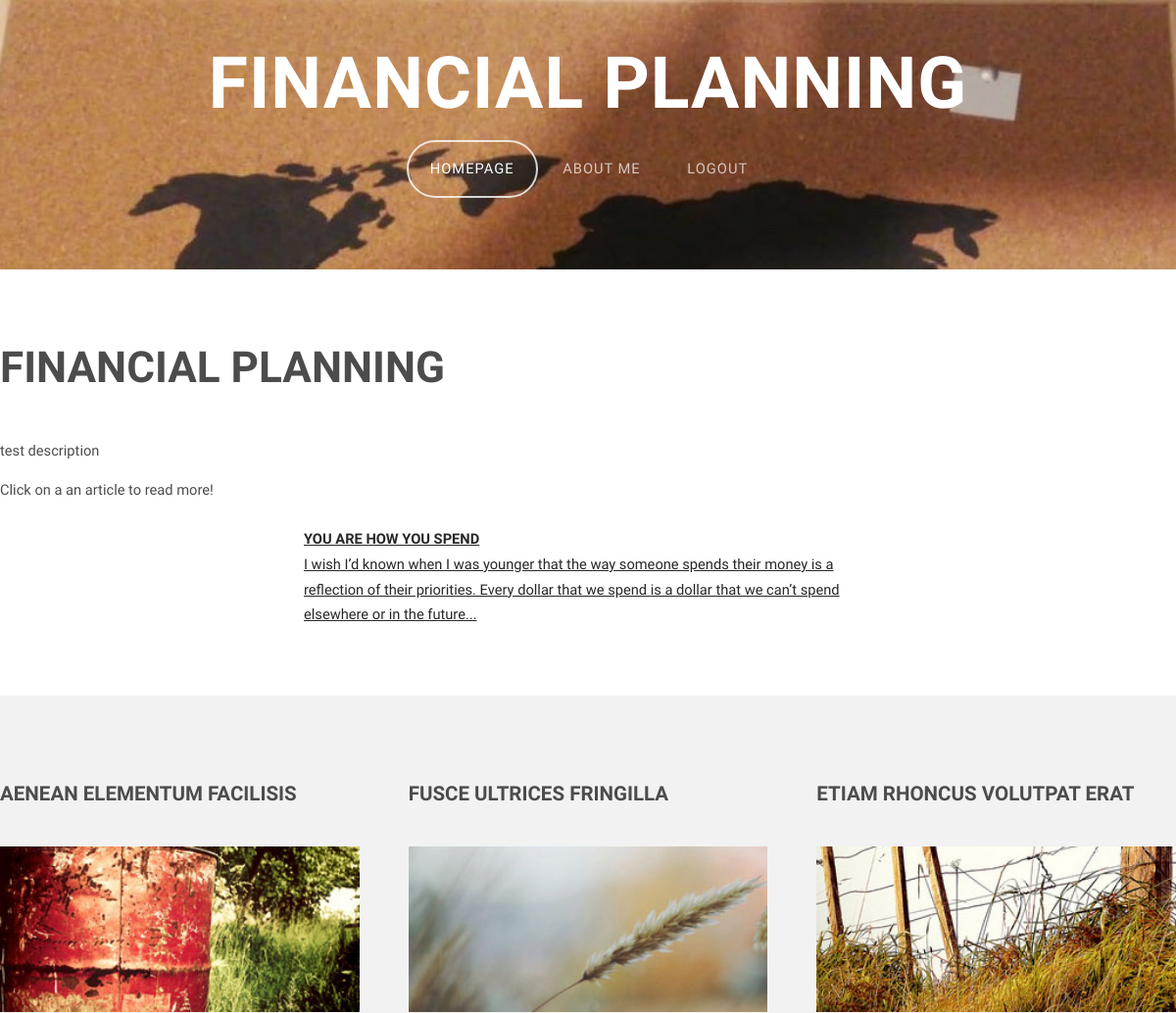
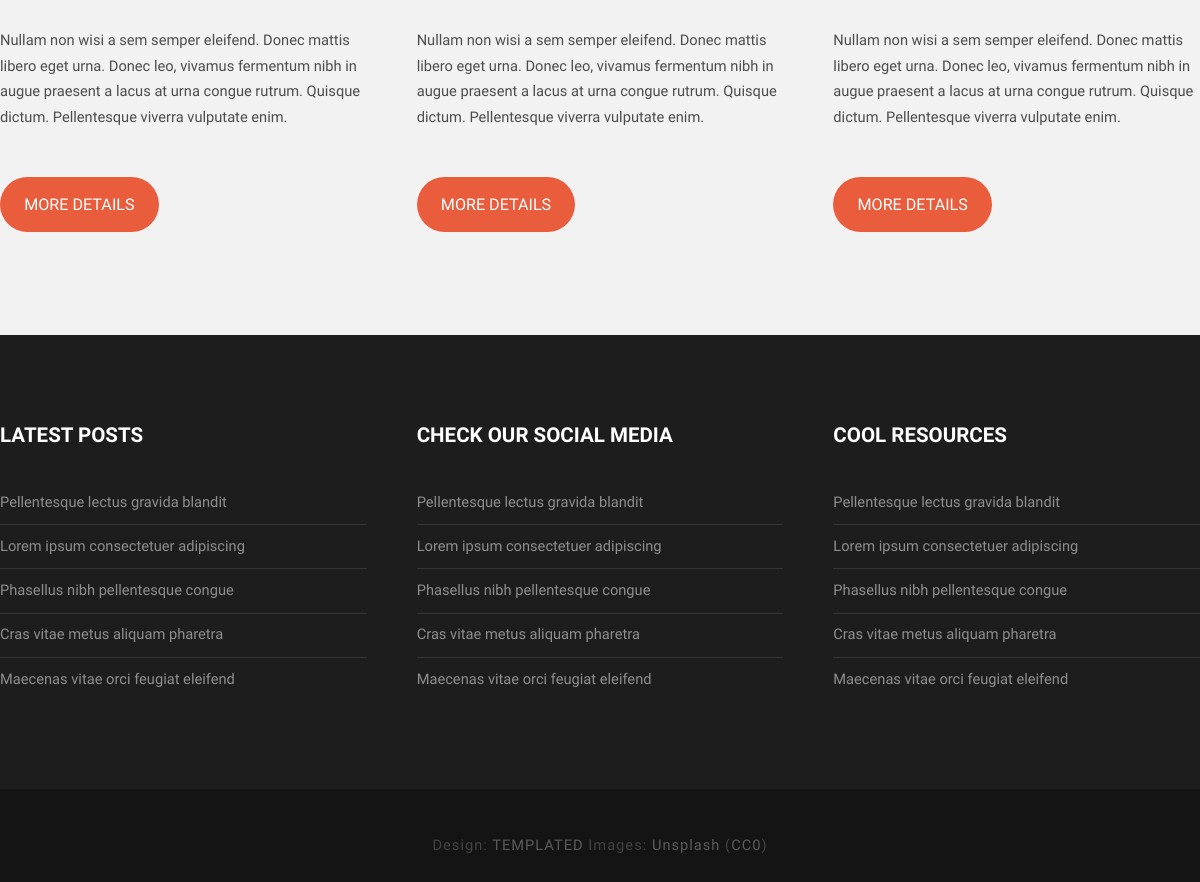
Screenshot of /category/FinancialPlanning (signed in) with the database file from the repository (2 pictures, top to bottom).
### lists/models.py (models this page shows, shortened)
class Category(models.Model):
    name = models.CharField(max_length=100, unique=True)
    category_slug = models.SlugField(max_length=100, unique=True)
    category_description = models.TextField(default="")
    author = models.ForeignKey(User, on_delete=models.CASCADE)

class Post(models.Model):
    title = models.CharField(max_length=200)
    body = models.TextField()
    description = models.TextField()
    date = models.DateTimeField(default=datetime.now)
    authorID = models.ForeignKey(User, on_delete=models.CASCADE)
    category = models.ForeignKey(Category, default='', on_delete=models.CASCADE)
    tags = models.ManyToManyField(Tag)
    post_slug = models.SlugField(max_length=100, unique=True, default=uuid.uuid1)
    imageURL = models.URLField(max_length = 200, default='')
    blog_views=models.IntegerField(default=0)
    def __str__(self):
        return self.title

### lists/views.py (the view)
# urls.py: path("category/<slug:category_slug>", views.category, name = "category"),
def category(request, category_slug):
    category = Category.objects.get(category_slug = category_slug)
    posts = Post.objects.filter(category=category)
    print(posts)
    return render(request, 'lists/categories.html', {
        "category": category,
        "posts": posts,
    })

### lists/templates/lists/categories.html (shortened to what this page needs)
{% load static %}
<!DOCTYPE HTML>
<html>
	<head>
		<link rel="stylesheet" href="{% static 'lists/lists/css/skel-noscript.css' %}" />
		<link rel="stylesheet" href="{% static 'lists/lists/css/style.css' %}" />
		<link rel="stylesheet" href="{% static 'lists/lists/css/style-desktop.css' %}" />
	</head>
	<body class="no-sidebar">
		<div id="header">
			<div class="container">
				<div id="logo">
					<h1><a href="#">{{category.name}}</a></h1>
				</div>
				<nav id="nav">
					<ul>
						<li class="active"><a href="{% url 'index' %}">Homepage</a></li>
						<li><a href="#">About Me</a></li>
						{% if user.is_authenticated %}
						<li><a href="{% url 'logout' %}">Logout</a></li>
						{% else %}
						<li><a href="">Right Sidebar</a></li>
						<li><a href="{% url 'login' %}">login</a></li>
						{% endif %}
					</ul>
				</nav>
			</div>
		</div>
		<div id="main">
			<div class="container">
				<div class="row">
					<div id="content" class="12u skel-cell-important">
						<section>
							<header>
								<h2>{{category.name}}</h2>
							</header>
								<p>
									{{category.category_description|linebreaks}}
								</p>
								<p> Click on a an article to read more!</p>
							{% for i in posts %}
							<div class="12u center">
								<a href="{% url 'post' post_slug=i.post_slug %}">
									<h2>{{i.title}}</h2>
									<span>{{i.description}}</span>
								</a>
							</div>
							{% endfor %}
						</section>
					</div>
				</div>
			</div>
		</div>
		<div id="featured">
			<div class="container">
				<div class="row">
					<div class="4u">
						<h2>Aenean elementum facilisis</h2>
						<a href="#" class="image full"><img src="images/pic01.jpg" alt="" /></a>
						<p>Nullam non wisi a sem semper eleifend. Donec mattis libero eget urna. Donec leo, vivamus fermentum nibh in augue praesent a lacus at urna congue rutrum. Quisque dictum. Pellentesque viverra vulputate enim.</p>
						<p><a href="#" class="button">More Details</a></p>
					</div>
					<div class="4u">
						<h2>Fusce ultrices fringilla</h2>
						<a href="#" class="image full"><img src="images/pic02.jpg" alt="" /></a>
						<p>Nullam non wisi a sem semper eleifend. Donec mattis libero eget urna. Donec leo, vivamus fermentum nibh in augue praesent a lacus at urna congue rutrum. Quisque dictum. Pellentesque viverra vulputate enim.</p>
						<p><a href="#" class="button">More Details</a></p>
					</div>
					<div class="4u">
						<h2>Etiam rhoncus volutpat erat</h2>
						<a href="#" class="image full"><img src="images/pic03.jpg" alt="" /></a>
						<p>Nullam non wisi a sem semper eleifend. Donec mattis libero eget urna. Donec leo, vivamus fermentum nibh in augue praesent a lacus at urna congue rutrum. Quisque dictum. Pellentesque viverra vulputate enim.</p>
						<p><a href="#" class="button">More Details</a></p>
					</div>
				</div>
			</div>
		</div>
		<div id="footer">
			<div class="container">
				<div class="row">
					<div class="4u">
						<section>
							<h2>Latest Posts</h2>
							<ul class="default">
								<li><a href="#">Pellentesque lectus gravida blandit</a></li>
								<li><a href="#">Lorem ipsum consectetuer adipiscing</a></li>
								<li><a href="#">Phasellus nibh pellentesque congue</a></li>
								<li><a href="#">Cras vitae metus aliquam pharetra</a></li>
								<li><a href="#">Maecenas vitae orci feugiat eleifend</a></li>
							</ul>
						</section>
					</div>
					<div class="4u">
						<section>
							<h2>Check our Social Media</h2>
							<ul class="default">
								<li><a href="#">Pellentesque lectus gravida blandit</a></li>
								<li><a href="#">Lorem ipsum consectetuer adipiscing</a></li>
								<li><a href="#">Phasellus nibh pellentesque congue</a></li>
								<li><a href="#">Cras vitae metus aliquam pharetra</a></li>
								<li><a href="#">Maecenas vitae orci feugiat eleifend</a></li>
							</ul>
						</section>
					</div>
					<div class="4u">
						<section>
							<h2>Cool Resources</h2>
							<ul class="default">
								<li><a href="#">Pellentesque lectus gravida blandit</a></li>
								<li><a href="#">Lorem ipsum consectetuer adipiscing</a></li>
								<li><a href="#">Phasellus nibh pellentesque congue</a></li>
								<li><a href="#">Cras vitae metus aliquam pharetra</a></li>
								<li><a href="#">Maecenas vitae orci feugiat eleifend</a></li>
							</ul>
						</section>
					</div>
				</div>
			</div>
		</div>
		<div id="copyright">
			<div class="container">
				Design: <a href="http://templated.co">TEMPLATED</a> Images: <a href="http://unsplash.com">Unsplash</a> (<a href="http://unsplash.com/cc0">CC0</a>)
			</div>
		</div>
	</body>
</html>

### lists/static/lists/lists/css/skel-noscript.css (style rules this page uses)
html,body,div,span,applet,object,iframe,h1,h2,h3,h4,h5,h6,p,blockquote,pre,a,abbr,acronym,address,big,cite,code,del,dfn,em,img,ins,kbd,q,s,samp,small,strike,strong,sub,sup,tt,var,b,u,i,center,dl,dt,dd,ol,ul,li,fieldset,form,label,legend,table,caption,tbody,tfoot,thead,tr,th,td,article,aside,canvas,details,embed,figure,figcaption,footer,header,hgroup,menu,nav,output,ruby,section,summary,time,mark,audio,video { margin:0;padding:0;border:0;font-size:100%;font:inherit;vertical-align:baseline; }
article,aside,details,figcaption,figure,footer,header,hgroup,menu,nav,section { display:block; }
body { line-height:1; }
ol,ul { list-style:none; }
body { -webkit-text-size-adjust:none }
*, *:before, *:after { -moz-box-sizing: border-box; -webkit-box-sizing: border-box; -o-box-sizing: border-box; -ms-box-sizing: border-box; box-sizing: border-box; }
body { min-width: 1200px; }
.container { width: 1200px; margin-left: auto; margin-right: auto; }
.\31 2u { width: 100% }
.\34 u { width: 33.3333333333% }
.row > * { padding: 50px 0 0 50px; float: left; -moz-box-sizing: border-box; -webkit-box-sizing: border-box; -o-box-sizing: border-box; -ms-box-sizing: border-box; box-sizing: border-box; }
.row { margin-left: -50px; }
.row:after { content: ''; display: block; clear: both; height: 0; }
.row:first-child > * { padding-top: 0; }
.row > * { padding-top: 0; }

### lists/static/lists/lists/css/style.css (style rules this page uses)
body { background: #141414; }
body,input,textarea,select { font-family: 'Arimo', sans-serif; font-size: 11pt; line-height: 1.75em; color: #4c4c4c; }
h1,h2,h3,h4,h5,h6 { text-transform: uppercase; font-weight: bold; }
h1 a, h2 a, h3 a, h4 a, h5 a, h6 a { color: inherit; text-decoration: none; }
.center { margin: auto; width: 50%; padding: 10px; }
a { text-decoration: underline; color: #272727; }
p, ul, ol, dl, table { margin-bottom: 1em; }
header { margin-bottom: 1em; }
section, article { margin-bottom: 3em; }
section > :last-child, article > :last-child { margin-bottom: 0; }
section:last-child, article:last-child { margin-bottom: 0; }
.image { display: inline-block; }
.image img { display: block; width: 100%; }
.image.full { display: block; width: 100%; margin: 0 0 2em 0; }
ul.default { margin: 0; padding: 0; list-style: none; }
ul.default li { padding: 0.60em 0em; border-top: 1px solid; border-color: rgba(255,255,255,.1); }
ul.default li:first-child { padding-top: 0; border-top: none; }
ul.default a { text-decoration: none; color: rgba(255,255,255,.5); }
.button { position: relative; display: inline-block; margin-top: 2em; padding: 0.90em 1.5em; background: #e95d3c; border-radius: 40px; text-decoration: none; text-transform: uppercase; font-size: 1.1em; color: #FFF; -moz-transition: color 0.35s ease-in-out, background-color 0.35s ease-in-out; -webkit-transition: color 0.35s ease-in-out, background-color 0.35s ease-in-out; -o-transition: color 0.35s ease-in-out, background-color 0.35s ease-in-out; -ms-transition: color 0.35s ease-in-out, background-color 0.35s ease-in-out; transition: color 0.35s ease-in-out, background-color 0.35s ease-in-out; cursor: pointer; }
#header { position: relative; background: #2a2f27 url(../images/MelaWorld.jpg) no-repeat; background-size: cover; }
#nav ul { margin: 0; }
#main { position: relative; background: #fff; }
#featured { position: relative; background: #f2f2f2; }
#featured h2 { display: block; margin-bottom: 2em; font-size: 1.4em; }
#footer { position: relative; background: #1d1d1d; }
#footer h2 { display: block; color: #FFF; }
#copyright { position: relative; padding: 3em 0em; letter-spacing: 1px; text-align: center; color: rgba(255,255,255,.2); }
#copyright a { text-decoration: none; color: rgba(255,255,255,.3); }

### lists/static/lists/lists/css/style-1000px.css (style rules this page uses)
body,input,textarea,select { font-size: 10.5pt; }

### rows the page displays
Category: name "FINANCIAL PLANNING", category_description "test description"
Post: title "YOU ARE HOW YOU SPEND", description "I wish I’d known when I was younger that the way someone spends their money is a reflection of their priorities. Every dollar that we spend is a dollar that we can’t spend elsewhere or in the future..."
